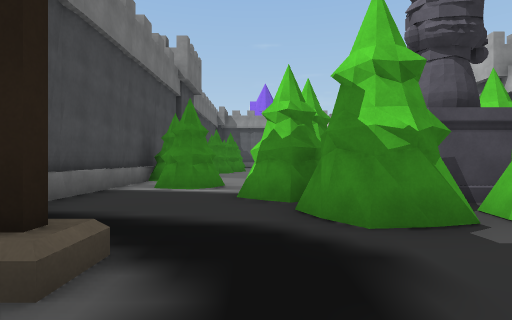
View 1 (above)

18 first-person views from a walk through a scene from a Unity 3-D project. The camera is 1.2 m above the floor, looks level and sees 80° across. The floor is counted in squares, 2 m on a side. Each view is taken from the middle of a square. On the plan, view 1 faces up. The plan holds only what a view shows up to about 9 squares ahead; the rest is blank. The place goes on beyond the plan. The player character is not drawn. Some animated figures are not drawn. Some surface patterns are stand-ins.

View 2
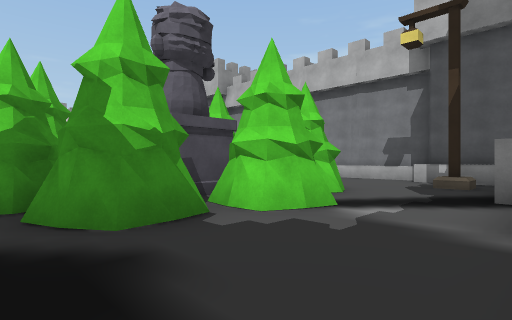

View 3
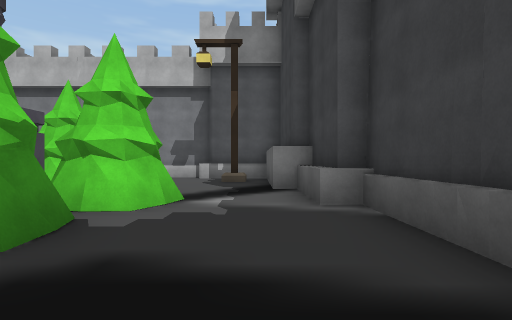

View 4
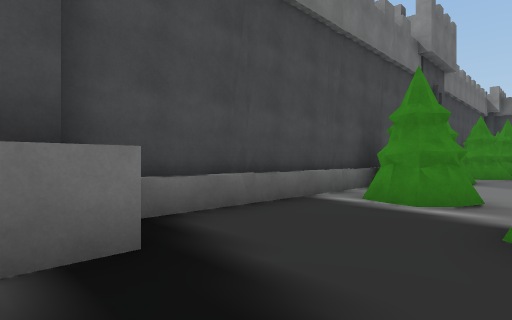

View 5
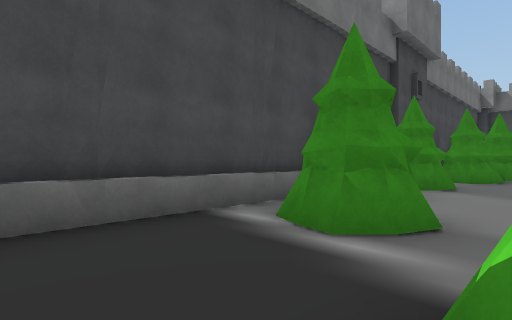

View 6
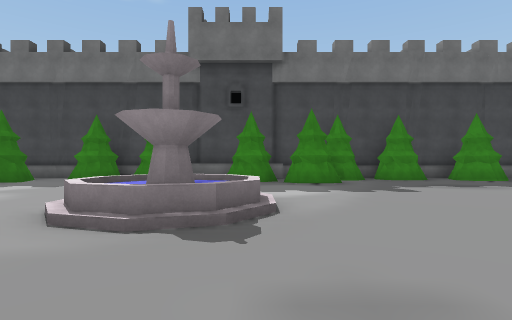

View 7
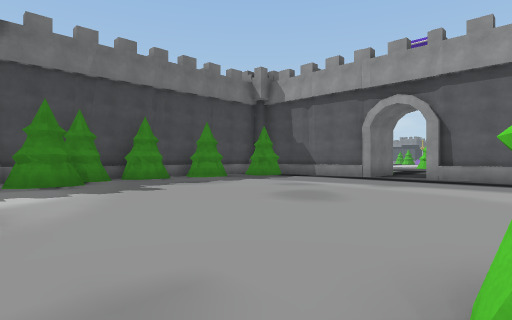

View 8
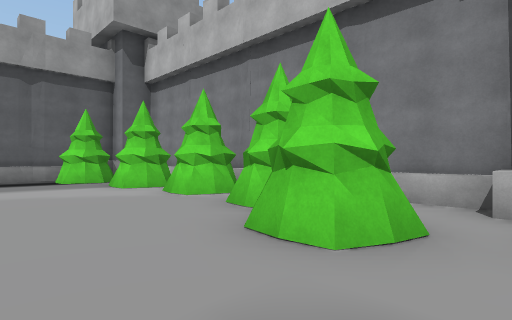

View 9
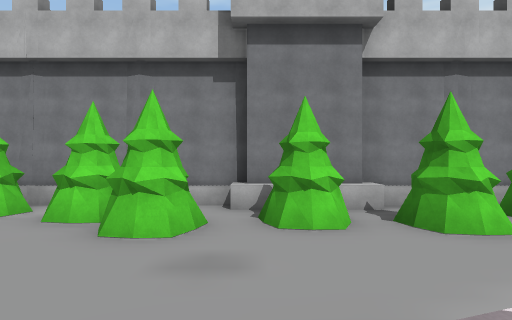

View 10
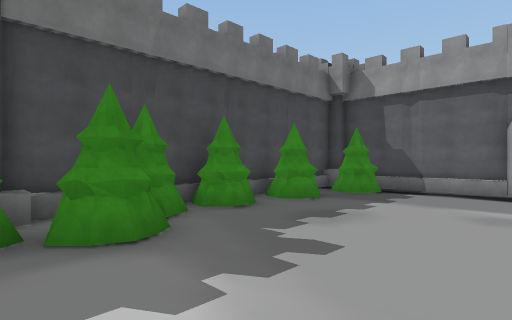

View 11
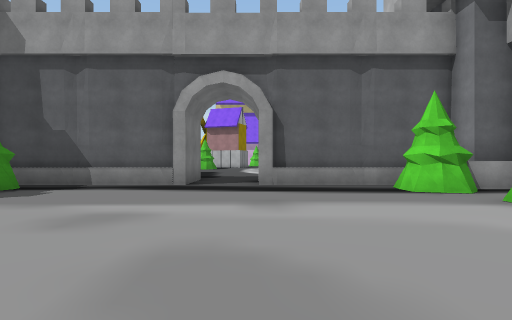

View 12
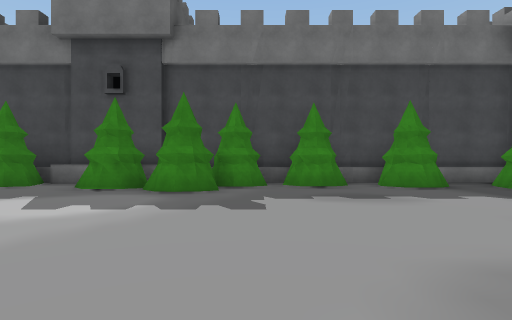

View 13
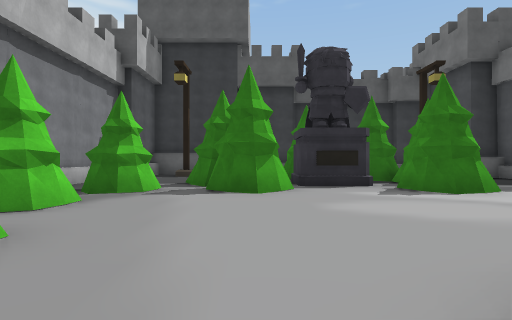

View 14
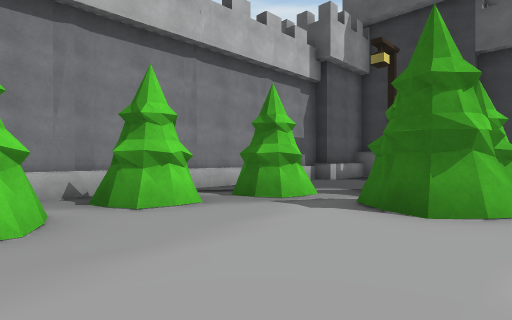

View 15
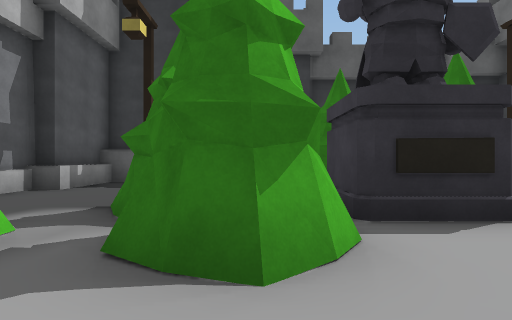

View 16
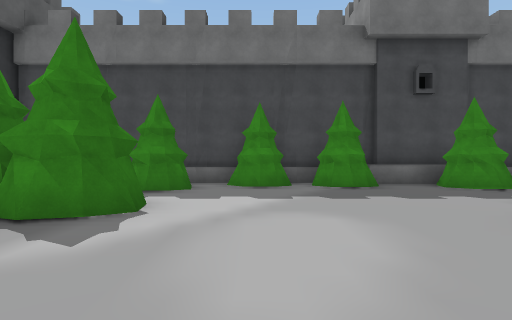

View 17
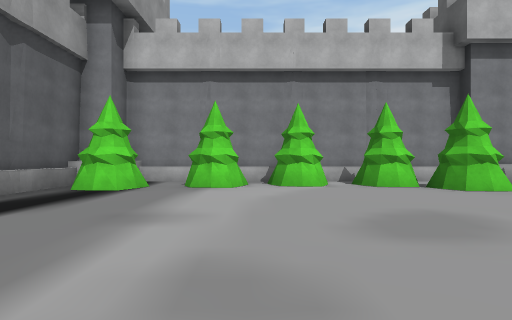

View 18
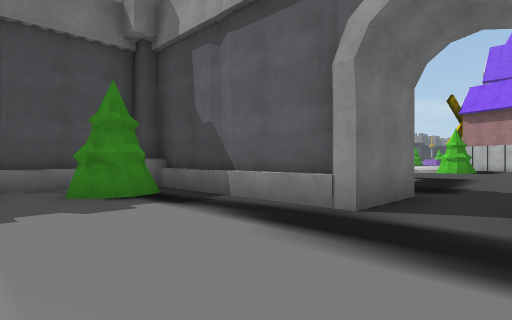

### Floor plan
Points are (right, up) in squares from view 1. A wall is a line through its corners. A room is listed if a view was taken in it or the views show most of it. See-through windows are left out.
Room 1 (views 1, 2, 3, 4, 5, 6, 7, 8, 9, 10, 11, 12, 13, 14, 15, 16, 17, 18)
walls: (-3, 11.6) (-3, 2.6); (-3.2, 12.3) (-3.2, 2.9); (9.7, 14.1) (9.7, 15.9); (-3.2, 16) (-3.2, 14.5); (9.7, 8.4) (9.7, 11.8); (9.7, 16.9) (9.7, 20.6); (-3.2, 18.5) (-3.2, 17); (9.7, 4.3) (9.7, 7.5); (-3.2, 20.6) (-3.2, 19.1); (9.7, 2.5) (9.7, 3.6); (9.7, 21.8) (9.7, 23.5); (2.3, 24.3) (-2.5, 24.3); (2, 24.5) (-2.8, 24.5); (0.6, -0.5) (3.5, -0.6); (6.4, 24.3) (4, 24.3); (-3.2, 23.5) (-3.2, 21.6); (8.9, 24.5) (4.4, 24.5)
low walls: (-3, 23.5) (-3, 14.9); (7.5, 24.3) (6.9, 24.3)
ways out: opening at (3, 25.5)
objects: tower (-3, 24); tower (-2, 0) to (-1, 0); tower (-2, 1) to (-2, 3); tree (-2, 6) to (-1, 7); tree (-2, 9); tree (-2, 11); tree (-2, 13) to (-1, 14); tree (-2, 15) to (-1, 16); tree (-2, 16) to (-2, 17); tree (-2, 18) to (-2, 19); tree (-2, 20) to (-2, 21); tree (-2, 23) to (-1, 23); streetlight (-1, 2); tree (0, 4) to (1, 6); tree (1, 3) to (2, 4); tree (1, 6) to (2, 7); statue (2, 5); tower (3, 0) to (4, 0); tree (3, 2) to (4, 4); other object (3, 13); tree (4, 3) to (6, 4); statue (4, 5); tree (5, 5) to (6, 5); tree (5, 6) to (6, 7); tower (6, 0); tree (7, 6) to (8, 7); tree (7, 11) to (8, 11); tree (7, 15) to (8, 16); tree (7, 23) to (8, 24); streetlight (8, 2); tree (8, 9) to (9, 9); tree (8, 13) to (8, 14); tree (8, 16) to (9, 17); tree (8, 19) to (9, 19); tree (8, 21) to (9, 21); tower (9, 1) to (9, 3); tower (9, 12) to (9, 14)

Where each view was taken, in squares from view 1:
view 1: 0 up, 0 right, facing up
view 2: 0 up, 0 right, facing up-right
view 3: 1 up, 1 left, facing right
view 4: 2 up, 0 right, facing up-left
view 5: 4 up, 0 right, facing up-left
view 6: 14 up, 7 right, facing left
view 7: 14 up, 7 right, facing up-left
view 8: 14 up, 5 right, facing up-right
view 9: 14 up, 3 right, facing right
view 10: 14 up, 3 right, facing up-left
view 11: 17 up, 4 right, facing up
view 12: 17 up, 5 right, facing left
view 13: 13 up, 5 right, facing down
view 14: 11 up, 4 right, facing down-right
view 15: 9 up, 5 right, facing down
view 16: 9 up, 5 right, facing left
view 17: 20 up, 1 right, facing right
view 18: 21 up, 4 right, facing up-left
